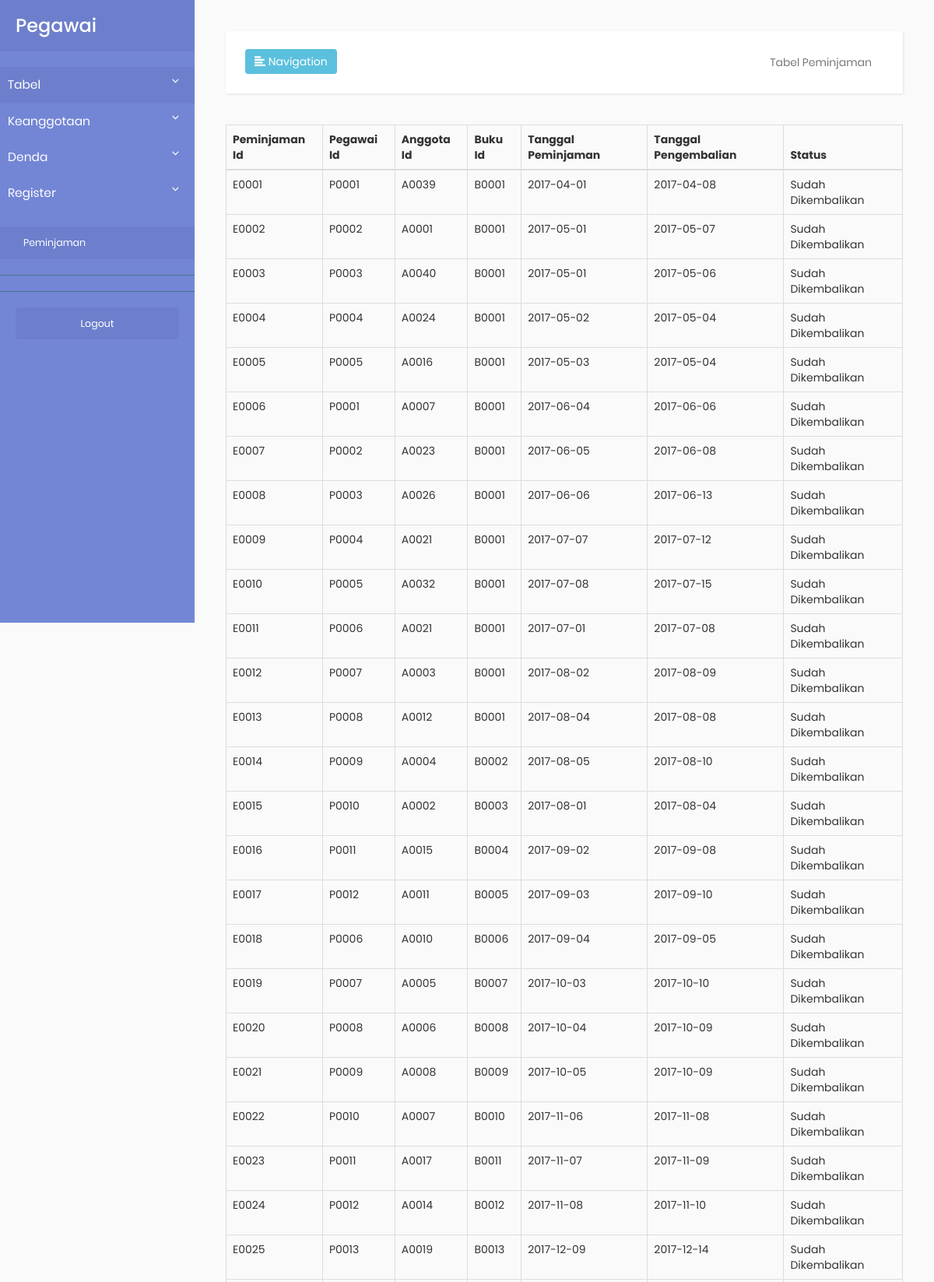
The page /admin/tabelpeminjaman.php (upper part) on the database its author committed.
### tables this page shows
CREATE TABLE `peminjaman` (
  `E_ID` char(5) NOT NULL,
  `P_ID` char(5) DEFAULT NULL,
  `A_ID` char(5) DEFAULT NULL,
  `B_ID` char(5) DEFAULT NULL,
  `E_TANGGAL_PEMINJAMAN` date DEFAULT NULL,
  `E_TANGGAL_PENGEMBALIAN` date DEFAULT NULL,
  `E_STATUS` varchar(50) DEFAULT NULL,
  PRIMARY KEY (`E_ID`),
  KEY `FK_PEMINJAM_REFERENCE_PEGAWAI` (`P_ID`),
  KEY `FK_PEMINJAM_REFERENCE_ANGGOTA` (`A_ID`),
  KEY `FK_PEMINJAM_REFERENCE_BUKU` (`B_ID`),
  CONSTRAINT `FK_PEMINJAM_REFERENCE_ANGGOTA` FOREIGN KEY (`A_ID`) REFERENCES `anggota` (`A_ID`),
  CONSTRAINT `FK_PEMINJAM_REFERENCE_BUKU` FOREIGN KEY (`B_ID`) REFERENCES `buku` (`B_ID`),
  CONSTRAINT `FK_PEMINJAM_REFERENCE_PEGAWAI` FOREIGN KEY (`P_ID`) REFERENCES `pegawai` (`P_ID`)
);

### admin/tabelpeminjaman.php (the view, shortened to what this page needs)
<!DOCTYPE html>
<html>
    <head>
        <link rel="stylesheet" href="https://maxcdn.bootstrapcdn.com/bootstrap/3.3.7/css/bootstrap.min.css">
        <link rel="stylesheet" href="css/main.css">
        <link rel="stylesheet" type="text/css" href="css/main2.css">
        <link rel="stylesheet" href="https://cdnjs.cloudflare.com/ajax/libs/malihu-custom-scrollbar-plugin/3.1.5/jquery.mCustomScrollbar.min.css">
    </head>
    <body>
        <div class="wrapper">
            <nav id="sidebar">
                <div class="sidebar-header">
                    <h3>Pegawai</h3>
                </div>
                <ul class="list-unstyled components" >
                    <li class="active">
                        <a href="#tabelSubmenu" data-toggle="collapse" aria-expanded="false">Tabel</a>
                    </li>
                    <li>
                      <a href="#keanggotaanSubmenu" data-toggle="collapse" aria-expanded="false">Keanggotaan</a>
                        <a href="#pageSubmenu" data-toggle="collapse" aria-expanded="false">Denda</a>
                        <a href="#registerSubmenu" data-toggle="collapse" aria-expanded="false">Register</a>
                        <ul class="list-unstyled components">
                        <li>
                              <a href="peminjamanoleh.php">Peminjaman</a>
                        </li>
                      </ul>
                    </li>
                </ul>
                <ul class="list-unstyled CTAs">
                    <li><a href="tmp.php" class="article"
                      action="logout">Logout</a></li>
                </ul>
            </nav>
            <div id="content">
                <nav class="navbar navbar-default">
                    <div class="container-fluid">
                        <div class="navbar-header">
                            <button type="button" id="sidebarCollapse" class="btn btn-info navbar-btn">
                                <i class="glyphicon glyphicon-align-left"></i>
                                <span>Navigation</span>
                            </button>
                        </div>
                        <div class="collapse navbar-collapse" id="bs-example-navbar-collapse-1">
                            <ul class="nav navbar-nav navbar-right">
                                <li><a href="#">Tabel Peminjaman</a></li>
                            </ul>
                        </div>
                    </div>
                </nav>
                <table class="table table-bordered">
                    <thead>
                    <tr>
                        <th>Peminjaman Id</th>
                        <th>Pegawai Id</th>
                        <th>Anggota Id</th>
                        <th>Buku Id</th>
                        <th>Tanggal Peminjaman</th>
                        <th>Tanggal Pengembalian</th>
                        <th>Status</th>
                    </tr>
                    </thead>
                    <tbody>
                      <?php
                      include("config.php");
                      $sql = "select * from peminjaman";
                      $query = mysqli_query($db, $sql);
                      while($peminjaman = mysqli_fetch_array($query)){
                        echo "<tr>";
                        echo "<td>".$peminjaman[E_ID]."</td>";
                        echo "<td>".$peminjaman[P_ID]."</td>";
                        echo "<td>".$peminjaman[A_ID]."</td>";
                        echo "<td>".$peminjaman[B_ID]."</td>";
                        echo "<td>".$peminjaman[E_TANGGAL_PEMINJAMAN]."</td>";
                        echo "<td>".$peminjaman[E_TANGGAL_PENGEMBALIAN]."</td>";
                        echo "<td>".$peminjaman[E_STATUS]."</td>";
                        echo "</tr>";
                      }
                   ?>
                    </tbody>
                </table>
            </div>
        </div>
    </body>
</html>

### admin/css/main.css (style rules this page uses)
* { margin: 0px; padding: 0px; box-sizing: border-box; }
body, html { height: 100%; font-family: Poppins-Regular, sans-serif; }
a { font-family: Poppins-Regular; font-size: 14px; line-height: 1.7; color: #666666; margin: 0px; transition: all 0.4s; -webkit-transition: all 0.4s; -o-transition: all 0.4s; -moz-transition: all 0.4s; }
h1,h2,h3,h4,h5,h6 { margin: 0px; }
ul, li { margin: 0px; list-style-type: none; }
button { outline: none !important; border: none; background: transparent; }

### admin/css/main2.css (style rules this page uses)
body { font-family: 'Poppins', sans-serif; background: #fafafa; }
a, a:hover, a:focus { color: inherit; text-decoration: none; transition: all 0.3s; }
.navbar { padding: 15px 10px; background: #fff; border: none; border-radius: 0; margin-bottom: 40px; box-shadow: 1px 1px 3px rgba(0, 0, 0, 0.1); }
.navbar-btn { box-shadow: none; outline: none !important; border: none; }
#sidebar { width: 250px; position: fixed; top: 0; left: 0; height: 100vh; z-index: 999; background: #7386D5; color: #fff; transition: all 0.3s; }
#sidebar .sidebar-header { padding: 20px; background: #6d7fcc; }
#sidebar ul.components { padding: 20px 0; border-bottom: 1px solid #47748b; }
#sidebar ul li a { padding: 10px; font-size: 1.1em; display: block; }
#sidebar ul li.active > a, a[aria-expanded="true"] { color: #fff; background: #6d7fcc; }
a[data-toggle="collapse"] { position: relative; }
a[aria-expanded="false"]::before, a[aria-expanded="true"]::before { content: '\e259'; display: block; position: absolute; right: 20px; font-family: 'Glyphicons Halflings'; font-size: 0.6em; }
ul ul a { font-size: 0.9em !important; padding-left: 30px !important; background: #6d7fcc; }
ul.CTAs { padding: 20px; }
ul.CTAs a { text-align: center; font-size: 0.9em !important; display: block; border-radius: 5px; margin-bottom: 5px; }
a.article, a.article:hover { background: #6d7fcc !important; color: #fff !important; }
#content { width: calc(100% - 250px); padding: 40px; min-height: 100vh; transition: all 0.3s; position: absolute; top: 0; right: 0; }

### rows shown on the page
peminjaman: E_ID "E0001", P_ID "P0001", A_ID "A0039", B_ID "B0001", E_TANGGAL_PEMINJAMAN "2017-04-01", E_TANGGAL_PENGEMBALIAN "2017-04-08", E_STATUS "Sudah Dikembalikan"
peminjaman: E_ID "E0002", P_ID "P0002", A_ID "A0001", B_ID "B0001", E_TANGGAL_PEMINJAMAN "2017-05-01", E_TANGGAL_PENGEMBALIAN "2017-05-07", E_STATUS "Sudah Dikembalikan"
peminjaman: E_ID "E0003", P_ID "P0003", A_ID "A0040", B_ID "B0001", E_TANGGAL_PEMINJAMAN "2017-05-01", E_TANGGAL_PENGEMBALIAN "2017-05-06", E_STATUS "Sudah Dikembalikan"
peminjaman: E_ID "E0004", P_ID "P0004", A_ID "A0024", B_ID "B0001", E_TANGGAL_PEMINJAMAN "2017-05-02", E_TANGGAL_PENGEMBALIAN "2017-05-04", E_STATUS "Sudah Dikembalikan"
peminjaman: E_ID "E0005", P_ID "P0005", A_ID "A0016", B_ID "B0001", E_TANGGAL_PEMINJAMAN "2017-05-03", E_TANGGAL_PENGEMBALIAN "2017-05-04", E_STATUS "Sudah Dikembalikan"
peminjaman: E_ID "E0006", P_ID "P0001", A_ID "A0007", B_ID "B0001", E_TANGGAL_PEMINJAMAN "2017-06-04", E_TANGGAL_PENGEMBALIAN "2017-06-06", E_STATUS "Sudah Dikembalikan"
peminjaman: E_ID "E0007", P_ID "P0002", A_ID "A0023", B_ID "B0001", E_TANGGAL_PEMINJAMAN "2017-06-05", E_TANGGAL_PENGEMBALIAN "2017-06-08", E_STATUS "Sudah Dikembalikan"
peminjaman: E_ID "E0008", P_ID "P0003", A_ID "A0026", B_ID "B0001", E_TANGGAL_PEMINJAMAN "2017-06-06", E_TANGGAL_PENGEMBALIAN "2017-06-13", E_STATUS "Sudah Dikembalikan"
peminjaman: E_ID "E0009", P_ID "P0004", A_ID "A0021", B_ID "B0001", E_TANGGAL_PEMINJAMAN "2017-07-07", E_TANGGAL_PENGEMBALIAN "2017-07-12", E_STATUS "Sudah Dikembalikan"
peminjaman: E_ID "E0010", P_ID "P0005", A_ID "A0032", B_ID "B0001", E_TANGGAL_PEMINJAMAN "2017-07-08", E_TANGGAL_PENGEMBALIAN "2017-07-15", E_STATUS "Sudah Dikembalikan"
peminjaman: E_ID "E0011", P_ID "P0006", A_ID "A0021", B_ID "B0001", E_TANGGAL_PEMINJAMAN "2017-07-01", E_TANGGAL_PENGEMBALIAN "2017-07-08", E_STATUS "Sudah Dikembalikan"
peminjaman: E_ID "E0012", P_ID "P0007", A_ID "A0003", B_ID "B0001", E_TANGGAL_PEMINJAMAN "2017-08-02", E_TANGGAL_PENGEMBALIAN "2017-08-09", E_STATUS "Sudah Dikembalikan"
peminjaman: E_ID "E0013", P_ID "P0008", A_ID "A0012", B_ID "B0001", E_TANGGAL_PEMINJAMAN "2017-08-04", E_TANGGAL_PENGEMBALIAN "2017-08-08", E_STATUS "Sudah Dikembalikan"
peminjaman: E_ID "E0014", P_ID "P0009", A_ID "A0004", B_ID "B0002", E_TANGGAL_PEMINJAMAN "2017-08-05", E_TANGGAL_PENGEMBALIAN "2017-08-10", E_STATUS "Sudah Dikembalikan"
peminjaman: E_ID "E0015", P_ID "P0010", A_ID "A0002", B_ID "B0003", E_TANGGAL_PEMINJAMAN "2017-08-01", E_TANGGAL_PENGEMBALIAN "2017-08-04", E_STATUS "Sudah Dikembalikan"
peminjaman: E_ID "E0016", P_ID "P0011", A_ID "A0015", B_ID "B0004", E_TANGGAL_PEMINJAMAN "2017-09-02", E_TANGGAL_PENGEMBALIAN "2017-09-08", E_STATUS "Sudah Dikembalikan"
peminjaman: E_ID "E0017", P_ID "P0012", A_ID "A0011", B_ID "B0005", E_TANGGAL_PEMINJAMAN "2017-09-03", E_TANGGAL_PENGEMBALIAN "2017-09-10", E_STATUS "Sudah Dikembalikan"
peminjaman: E_ID "E0018", P_ID "P0006", A_ID "A0010", B_ID "B0006", E_TANGGAL_PEMINJAMAN "2017-09-04", E_TANGGAL_PENGEMBALIAN "2017-09-05", E_STATUS "Sudah Dikembalikan"
peminjaman: E_ID "E0019", P_ID "P0007", A_ID "A0005", B_ID "B0007", E_TANGGAL_PEMINJAMAN "2017-10-03", E_TANGGAL_PENGEMBALIAN "2017-10-10", E_STATUS "Sudah Dikembalikan"
peminjaman: E_ID "E0020", P_ID "P0008", A_ID "A0006", B_ID "B0008", E_TANGGAL_PEMINJAMAN "2017-10-04", E_TANGGAL_PENGEMBALIAN "2017-10-09", E_STATUS "Sudah Dikembalikan"
peminjaman: E_ID "E0021", P_ID "P0009", A_ID "A0008", B_ID "B0009", E_TANGGAL_PEMINJAMAN "2017-10-05", E_TANGGAL_PENGEMBALIAN "2017-10-09", E_STATUS "Sudah Dikembalikan"
peminjaman: E_ID "E0022", P_ID "P0010", A_ID "A0007", B_ID "B0010", E_TANGGAL_PEMINJAMAN "2017-11-06", E_TANGGAL_PENGEMBALIAN "2017-11-08", E_STATUS "Sudah Dikembalikan"
peminjaman: E_ID "E0023", P_ID "P0011", A_ID "A0017", B_ID "B0011", E_TANGGAL_PEMINJAMAN "2017-11-07", E_TANGGAL_PENGEMBALIAN "2017-11-09", E_STATUS "Sudah Dikembalikan"
peminjaman: E_ID "E0024", P_ID "P0012", A_ID "A0014", B_ID "B0012", E_TANGGAL_PEMINJAMAN "2017-11-08", E_TANGGAL_PENGEMBALIAN "2017-11-10", E_STATUS "Sudah Dikembalikan"
peminjaman: E_ID "E0025", P_ID "P0013", A_ID "A0019", B_ID "B0013", E_TANGGAL_PEMINJAMAN "2017-12-09", E_TANGGAL_PENGEMBALIAN "2017-12-14", E_STATUS "Sudah Dikembalikan"
